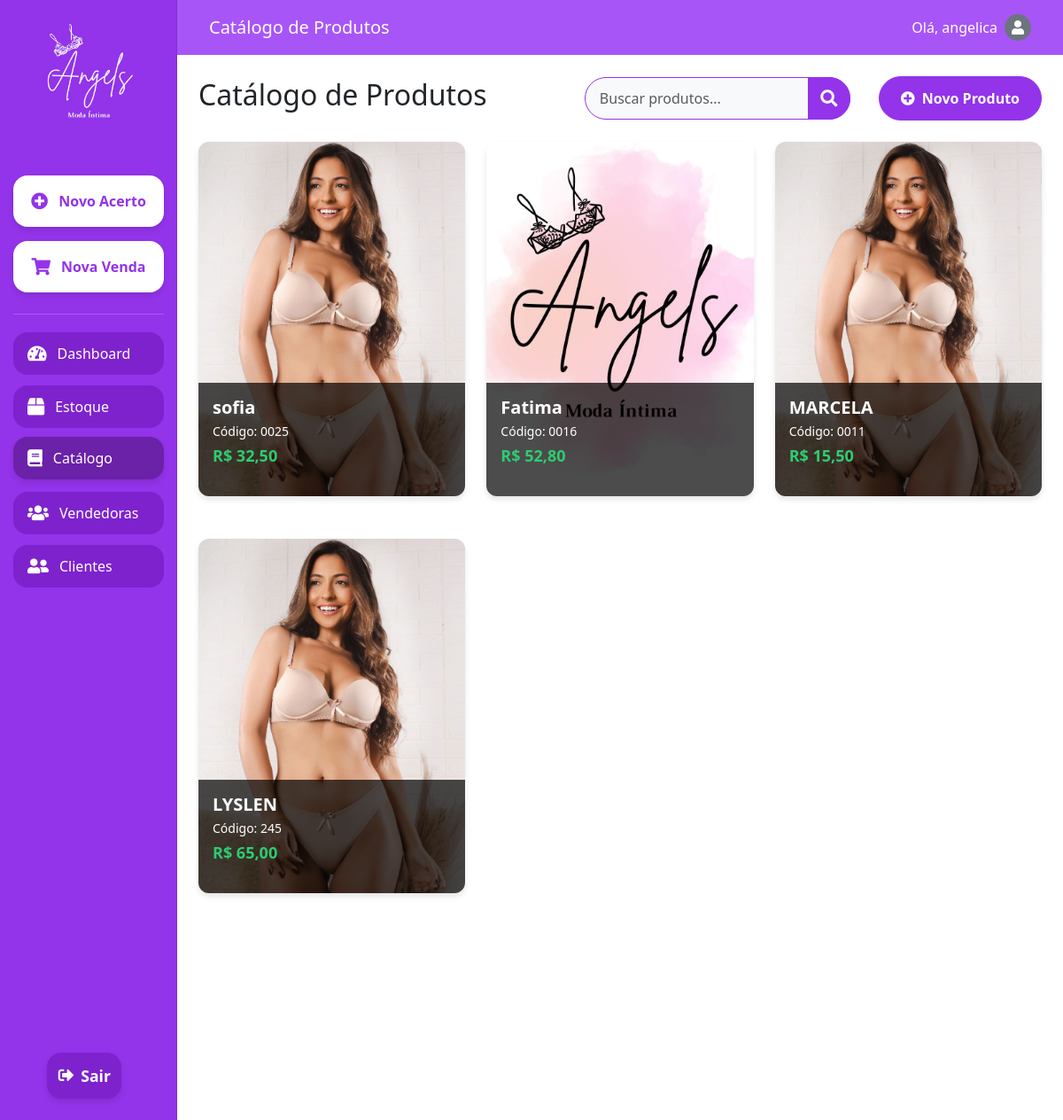
The app's page /catalogo/ (signed in), older data.
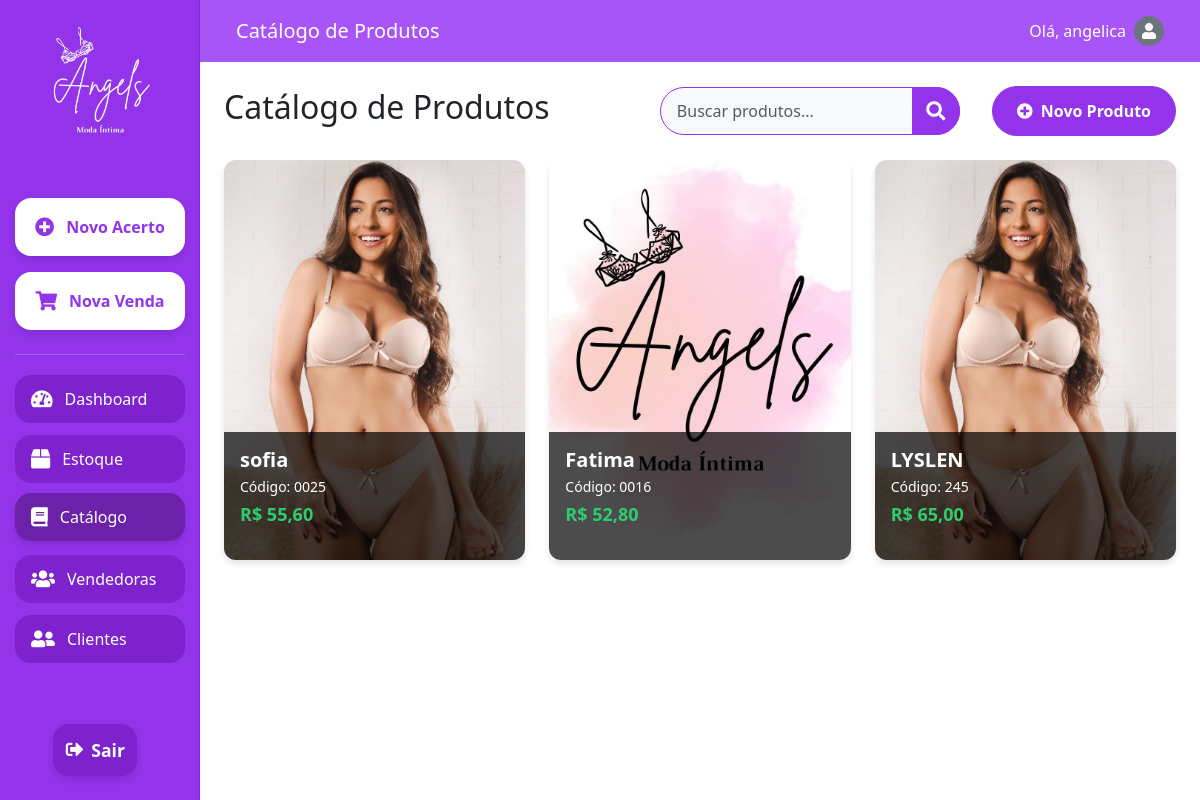
The same page, newer data.
### setup/models.py (models this page shows, shortened)
class CustomUser(AbstractUser):
    email = models.EmailField(_('email address'), unique=True)
    profile_picture = models.ImageField(upload_to='profile_pics/', null=True, blank=True)
    USERNAME_FIELD = 'email'
    REQUIRED_FIELDS = ['username']

class Produto(models.Model):
    codigo = models.CharField(max_length=50, unique=True)
    nome = models.CharField(max_length=100)
    foto = models.ImageField(upload_to='produtos/', null=True, blank=True)
    preco = models.DecimalField(max_digits=10, decimal_places=2)
    quantidade = models.PositiveIntegerField(default=0)

### setup/views.py (the view)
# urls.py: path('catalogo/', views.catalogo, name='catalogo'),
@login_required
def catalogo(request):
    produtos = Produto.objects.all()
    return render(request, 'catalogo.html', {'produtos': produtos})

### setup/templates/catalogo.html (shortened to what this page needs)
{% extends 'base.html' %}
{% load static %}
{% block content %}
<!DOCTYPE html>
<html lang="pt-br">
<head>
    <link href="https://cdn.jsdelivr.net/npm/bootstrap@5.3.0/dist/css/bootstrap.min.css" rel="stylesheet">
    <link href="https://cdnjs.cloudflare.com/ajax/libs/font-awesome/5.15.3/css/all.min.css" rel="stylesheet">
</head>
<body>
    <div class="container-fluid vh-100">
        <div class="row h-100">
            <nav id="sidebarMenu" class="col-md-3 col-lg-2 d-md-block sidebar collapse p-0">
                <div class="position-sticky pt-3 h-100 d-flex flex-column align-items-center">
                    <div class="text-center mb-4">
                        <img src="{% static 'images/logo_Angels_branco.png' %}" alt="Angels Logo" class="img-fluid" style="max-width: 150px;">
                    </div>
                    <a class="btn btn-highlight mb-2" href="{% url 'acerto_vendedora' %}">
                        <i class="fas fa-plus-circle"></i> Novo Acerto
                    </a>
                    <a class="btn btn-highlight mb-2" href="{% url 'nova_venda' %}">
                        <i class="fas fa-shopping-cart"></i> Nova Venda
                    </a>
                    <div class="separator"></div>
                    <a class="nav-link mb-2" href="{% url 'dashboard' %}">
                        <i class="fas fa-tachometer-alt"></i> Dashboard
                    </a>
                    <a class="nav-link mb-2" href="{% url 'estoque' %}">
                        <i class="fas fa-box"></i> Estoque
                    </a>
                    <a class="nav-link mb-2 active" href="{% url 'catalogo' %}">
                        <i class="fas fa-book"></i> Catálogo
                    </a>
                    <a class="nav-link mb-2" href="{% url 'vendedoras' %}">
                        <i class="fas fa-users"></i> Vendedoras
                    </a>
                    <a class="nav-link mb-2" href="{% url 'clientes' %}">
                        <i class="fas fa-user-friends"></i> Clientes
                    </a>
                    <div class="mt-auto mb-3">
                        <a class="btn btn-exit" href="{% url 'login' %}">
                            <i class="fas fa-sign-out-alt me-2"></i>
                            <span>Sair</span>
                        </a>
                    </div>
                </div>
            </nav>
            <main class="col-md-9 ms-sm-auto col-lg-10 px-md-4">
                <nav class="navbar navbar-expand-lg navbar-dark custom-navbar mb-4">
                    <div class="container-fluid">
                        <a class="navbar-brand" href="#">Catálogo de Produtos</a>
                        <span class="navbar-text text-white d-flex align-items-center">
                            Olá, {{ user.username }}
                            {% if user.profile_picture %}
                                <img src="{{ user.profile_picture.url }}" alt="Foto de perfil" class="rounded-circle ms-2" style="width: 30px; height: 30px; object-fit: cover;">
                            {% else %}
                                <div class="rounded-circle ms-2 bg-secondary d-flex align-items-center justify-content-center" style="width: 30px; height: 30px;">
                                    <i class="fas fa-user text-white"></i>
                                </div>
                            {% endif %}
                        </span>
                    </div>
                </nav>
                <div class="d-flex justify-content-between align-items-center mb-4">
                    <h1 class="h2">Catálogo de Produtos</h1>
                    <div class="d-flex gap-3 align-items-center">
                        <div class="search-container d-flex flex-grow-1 me-3">
                            <input type="text" id="searchProdutos" class="form-control search-input" placeholder="Buscar produtos...">
                            <button class="btn search-button" type="button">
                                <i class="fas fa-search"></i>
                            </button>
                        </div>
                        <button class="btn btn-primary" data-bs-toggle="modal" data-bs-target="#newProductModal">
                            <i class="fas fa-plus-circle me-2"></i>Novo Produto
                        </button>
                    </div>
                </div>
                <div class="row g-4">
                    {% for produto in produtos %}
                    <div class="col-md-6 col-lg-4 mb-4">
                        <div class="product-card">
                            <img src="{{ produto.foto.url }}" alt="Foto de {{ produto.nome }}" class="product-photo">
                            <div class="product-info">
                                <h3 class="product-name">{{ produto.nome }}</h3>
                                <p class="product-code">Código: {{ produto.codigo }}</p>
                                <p class="product-price">R$ {{ produto.preco|floatformat:2 }}</p>
                            </div>
                        </div>
                    </div>
                    {% empty %}
                    <div class="col-12">
                        <p class="text-center">Nenhum produto cadastrado ainda.</p>
                    </div>
                    {% endfor %}
                </div>
            </main>
        </div>
    </div>
</body>
</html>
{% endblock %}

### setup/templates/base.html (shortened to what this page needs)
<!DOCTYPE html>
<html lang="en">
<head>
    <link href="https://cdn.jsdelivr.net/npm/bootstrap@5.3.0/dist/css/bootstrap.min.css" rel="stylesheet">
    <link href="https://cdnjs.cloudflare.com/ajax/libs/font-awesome/6.0.0/css/all.min.css" rel="stylesheet">
</head>
<body>
    {% block content %}
    {% endblock %}
</body>
</html>

### setup/templates/base.html (style rules this page uses)
body { background-color: #9333ea; min-height: 100vh; display: flex; align-items: center; justify-content: center; }
.form-control { border-radius: 25px; padding: 0.75rem 1.25rem; border: 1px solid #e2e8f0; }
.btn-primary { background-color: #9333ea; border: none; border-radius: 25px; padding: 0.75rem; width: 100%; font-weight: 500; transition: all 0.3s ease; }

### setup/templates/catalogo.html (style rules this page uses)
body, html { height: 100%; overflow-x: hidden; }
.sidebar { position: fixed; top: 0; bottom: 0; left: 0; z-index: 100; padding: 0; box-shadow: inset -1px 0 0 rgba(0, 0, 0, .1); background-color: #9333ea; display: flex; flex-direction: column; align-items: center; padding-top: 1rem; }
.sidebar .nav-link { color: #fff; font-weight: 500; padding: 0.75rem 1rem; margin: 0.25rem 0; font-size: 1rem; display: flex; align-items: center; justify-content: flex-start; width: 85%; border-radius: 1rem; transition: all 0.3s ease; background-color: #7e22ce; }
.sidebar .nav-link:hover, .sidebar .nav-link.active { background-color: #6b21a8; transform: translateY(-2px); box-shadow: 0 4px 6px rgba(0, 0, 0, 0.1); }
.sidebar .btn-highlight { background-color: #ffffff; color: #9333ea; font-weight: 600; padding: 0.75rem 1rem; margin: 0.5rem 0; border-radius: 1rem; text-align: center; transition: all 0.3s ease; box-shadow: 0 4px 6px rgba(0, 0, 0, 0.1); width: 85%; text-align: left; display: flex; align-items: center; justify-content: flex-start; padding: 0.75rem 1rem; margin: 0.5rem 0; font-size: 1rem; justify-content: center; font-size: 1rem; padding: 1rem; }
.sidebar .btn-exit { background-color: #7e22ce; color: #ffffff; font-weight: 600; padding: 0.75rem 1rem; margin: 0.5rem 0; border-radius: 1rem; transition: all 0.3s ease; box-shadow: 0 4px 6px rgba(0, 0, 0, 0.1); width: 90%; font-size: 1.1rem; display: flex; align-items: center; justify-content: center; }
.sidebar .btn-exit i { margin-right: 0.5rem; }
.sidebar .nav-link i, .sidebar .btn-highlight i { margin-right: 0.75rem; font-size: 1.2rem; }
.sidebar .separator { width: 85%; height: 1px; background-color: rgba(255, 255, 255, 0.2); margin: 1rem 0; }
main { padding-top: 0 !important; }
.custom-navbar { background-color: #a855f7; margin-left: -1.5rem; margin-right: -1.5rem; padding-left: 1.5rem; padding-right: 1.5rem; }
.navbar-text { font-size: 1rem; font-weight: 500; }
.btn-primary { background-color: #9333ea; border-color: #9333ea; color: #ffffff; font-weight: 600; padding: 0.75rem 1.5rem; border-radius: 50rem; transition: all 0.3s ease; }
.product-card { background-color: #ffffff; border-radius: 0.75rem; box-shadow: 0 4px 6px rgba(0, 0, 0, 0.1); transition: all 0.3s ease; height: 400px; position: relative; overflow: hidden; }
.product-photo { width: 100%; height: 100%; object-fit: cover; object-position: center; }
.product-info { position: absolute; bottom: 0; left: 0; right: 0; background-color: rgba(0, 0, 0, 0.7); color: white; padding: 1rem; }
.product-name { font-size: 1.25rem; font-weight: 600; margin-bottom: 0.25rem; }
.product-code { font-size: 0.875rem; margin-bottom: 0.25rem; }
.product-price { font-size: 1.125rem; font-weight: 600; color: #2ecc71; }
.search-container { display: flex; align-items: center; }
.search-input { border-top-right-radius: 50rem; border-bottom-right-radius: 50rem; border-top-left-radius: 50rem; border-bottom-left-radius: 50rem; border: 1px solid #9333ea; background-color: #f8f9fa; transition: all 0.3s ease; padding-left: 1rem; height: 48px; width: 300px; }
.search-button { border-top-right-radius: 50rem; border-bottom-right-radius: 50rem; background-color: #9333ea; border-color: #9333ea; color: #fff; transition: all 0.3s ease; height: 48px; width: 48px; padding: 0; display: flex; align-items: center; justify-content: center; margin-left: -48px; }
.search-button i { font-size: 1.2rem; }

Row changes from the older to the newer data that the page shows:
removed Produto: foto (picture), nome "MARCELA", codigo "0011", preco "15,50"
changed Produto "sofia": preco "32,50" → "55,60"
